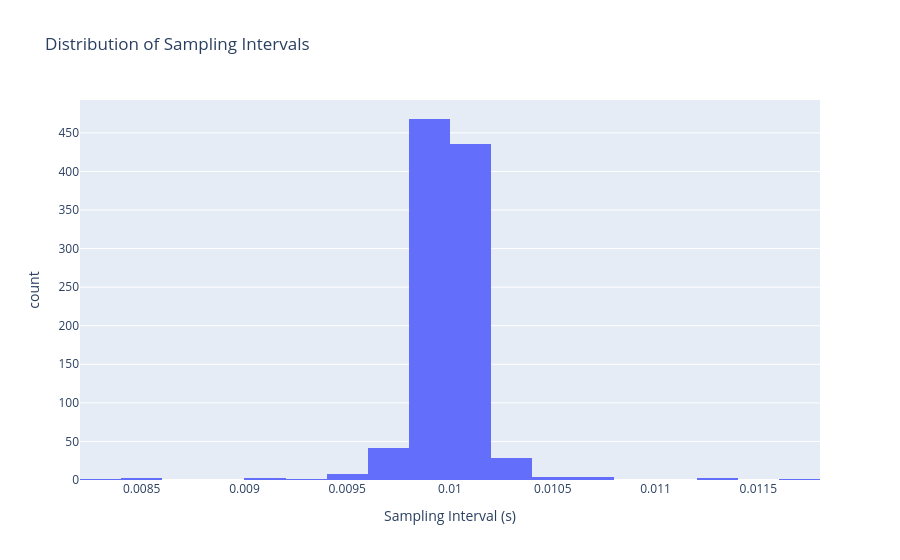
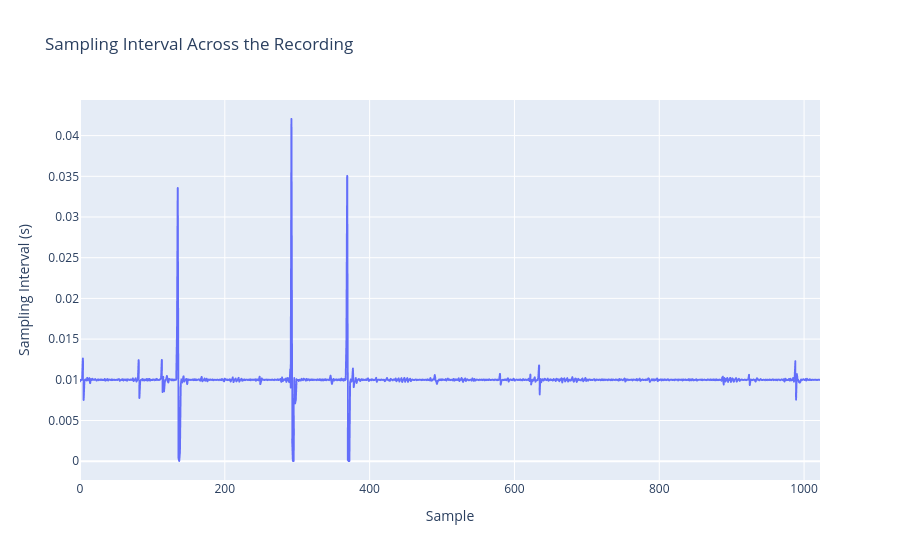

The code cell stored with these charts, in order, in its notebook:
### Code cell
#4.5 Sampling Interval Distribution
fig = px.histogram(
    x=dt[(dt > 0.008) & (dt < 0.012)],
    nbins=30,
    title="Distribution of Sampling Intervals",
    labels={
        "x": "Sampling Interval (s)",
        "count": "Frequency"
    }
)

fig.update_layout(showlegend=False)

fig.show()

fig = px.line(
    x=range(len(dt)),
    y=dt,
    labels={
        "x": "Sample",
        "y": "Sampling Interval (s)"
    },
    title="Sampling Interval Across the Recording"
)

fig.show()

### Figure 1 — Plotly figure (JSON) as saved in the notebook; plotly's stock layout.template omitted (floating-point values rounded to 4 significant figures; data arrays with more than 128 entries replaced by an {"elided": "..."} marker saying what was removed)
{"data": [{"bingroup": "x", "hovertemplate": "Sampling Interval (s)=%{x}<br>count=%{y}<extra></extra>", "legendgroup": "", "marker": {"color": "#636efa", "pattern": {"shape": ""}}, "name": "", "nbinsx": 30, "orientation": "v", "showlegend": false, "type": "histogram", "x": {"elided": "1000 float values"}, "xaxis": "x", "yaxis": "y"}], "layout": {"barmode": "relative", "legend": {"tracegroupgap": 0}, "showlegend": false, "title": {"text": "Distribution of Sampling Intervals"}, "xaxis": {"anchor": "y", "domain": [0, 1], "title": {"text": "Sampling Interval (s)"}}, "yaxis": {"anchor": "x", "domain": [0, 1], "title": {"text": "count"}}}}

### Figure 2 — Plotly figure (JSON) as saved in the notebook; plotly's stock layout.template omitted (floating-point values rounded to 4 significant figures; data arrays with more than 128 entries replaced by an {"elided": "..."} marker saying what was removed)
{"data": [{"hovertemplate": "Sample=%{x}<br>Sampling Interval (s)=%{y}<extra></extra>", "legendgroup": "", "line": {"color": "#636efa", "dash": "solid"}, "marker": {"symbol": "circle"}, "mode": "lines", "name": "", "showlegend": false, "type": "scattergl", "x": {"elided": "1023 int values"}, "xaxis": "x", "y": {"elided": "1023 float values"}, "yaxis": "y"}], "layout": {"legend": {"tracegroupgap": 0}, "title": {"text": "Sampling Interval Across the Recording"}, "xaxis": {"anchor": "y", "domain": [0, 1], "title": {"text": "Sample"}}, "yaxis": {"anchor": "x", "domain": [0, 1], "title": {"text": "Sampling Interval (s)"}}}}
